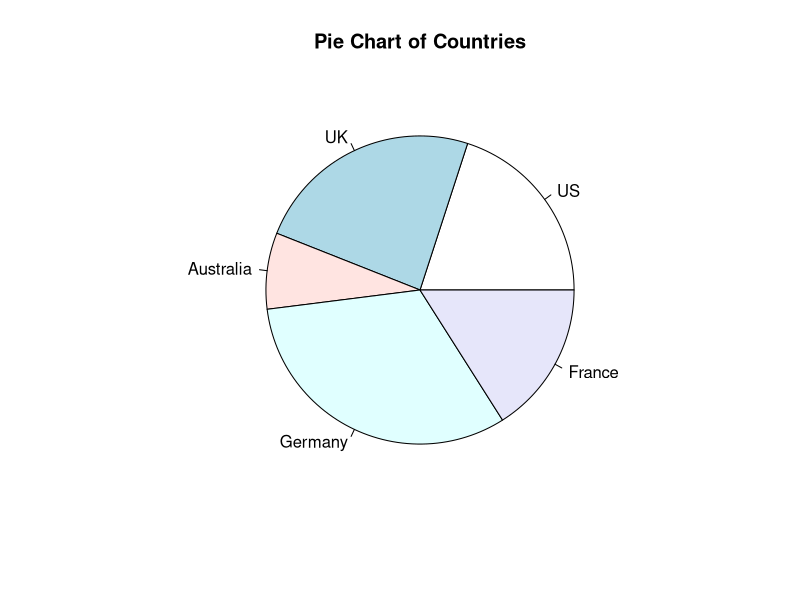

Source code (R):
slices <- c(10, 12,4, 16, 8) 
lbls <- c("US", "UK", "Australia", "Germany", "France") 
pie(slices, labels = lbls, main="Pie Chart of Countries")
